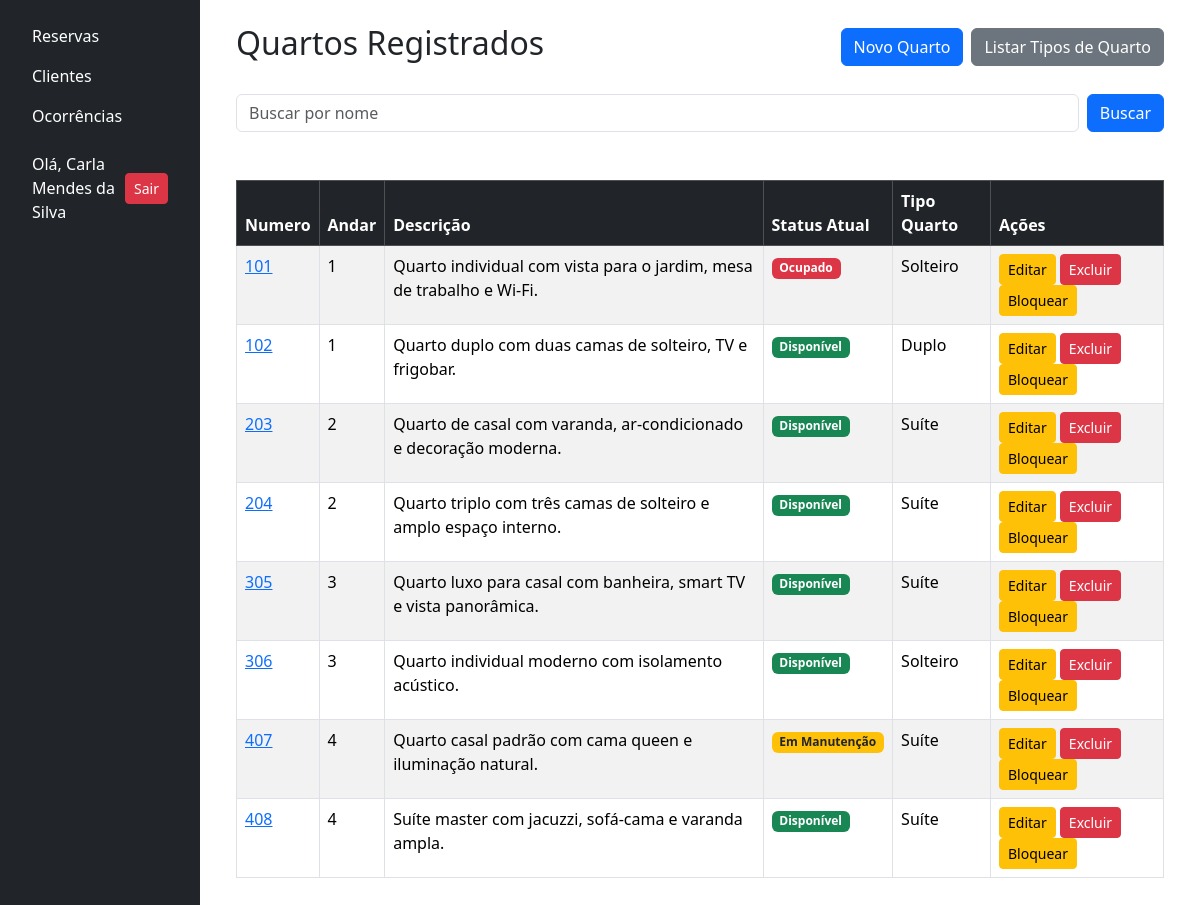
The app's page /quartos/ (signed in) with its own data.
### quartos/models.py (models this page shows, shortened)
class Quarto(models.Model):
    numero = models.IntegerField(
        unique=True,
        verbose_name="Número do Quarto"
    )
    andar = models.IntegerField(
        verbose_name="Andar do Quarto"
    )
    descricao = models.TextField(
        blank=True,
        null=True,
        verbose_name="Descrição do Quarto"
    )
    status = models.CharField(
        choices=QUARTO_STATUS_CHOICES,
        max_length=25,
        blank=False,
        verbose_name="Status Atual"
    )
    tipo = models.ForeignKey(
        TipoQuarto,
        on_delete=models.RESTRICT,
        verbose_name="Tipo de Quarto"
    )
    foto = StdImageField(
        upload_to='fotos/quartos',
        variations={'thumb': (150, 150), 'medium': (
            300, 300), 'large': (600, 400)},
        blank=True,
        null=True
    )

class TipoQuarto(models.Model):
    nome = models.CharField(max_length=100, unique=True, blank=False)
    descricao = models.TextField(max_length=400, blank=True, null=True)
    capacidade = models.IntegerField(verbose_name="Capacidade", blank=False)
    def __str__(self):
        return f"{self.nome}"

### quartos/views.py (the view)
# urls.py: path("quartos/", include("quartos.urls")),
@login_required
def quartos(request):
    query = request.GET.get('busca', '')
    if query:
        quartos = Quarto.objects.filter(numero__icontains=query)
    else:
        quartos = Quarto.objects.all()
    dados = {
        'quartos': quartos,
        'query': query,
    }
    return render(request, 'quartos/index.html', dados)

### quartos/templates/quartos/index.html
{% extends 'base.html' %}
{% block content %}
<div class="container">
  <div class="d-flex justify-content-between align-items-center mb-4">
    <h2>Quartos Registrados</h2>
    <div class="d-grid gap-2 d-md-flex justify-content-md-start">
      <a href="{% url 'cadastrar_quarto' %}" class="btn btn-primary">Novo Quarto</a>
      <a href="{% url 'tipos_quarto'%}" class="btn btn-secondary">Listar Tipos de Quarto</a>
    </div>
  </div>
  {% include 'partials/_busca.html' with placeholder_text="Buscar por nome" %}
  <div class="table-responsive mt-4">
    <table class="table table-striped table-bordered mt-4">
      <thead class="table-dark">
        <tr>
          <th>
            <a href="{% url 'ordenar_quarto' 'numero' %}?busca={{query}}"
              class="text-white text-decoration-none">Numero</a>
          </th>
          <th>
            <a href="{% url 'ordenar_quarto' 'andar' %}?busca={{query}}"
              class="text-white text-decoration-none">Andar</a>
          </th>
          <th>
            <a href="{% url 'ordenar_quarto' 'descricao' %}?busca={{query}}"
              class="text-white text-decoration-none">Descrição</a>
          </th>
          <th>
            <a href="{% url 'ordenar_quarto' 'status' %}?busca={{query}}" class="text-white text-decoration-none">Status
              Atual</a>
          </th>
          <th>
            <a href="{% url 'ordenar_quarto' 'tipo' %}?busca={{query}}" class="text-white text-decoration-none">Tipo
              Quarto</a>
          </th>
          <th>Ações</th>
        </tr>
      </thead>
      <tbody>
        {% for quarto in quartos %}
        <tr>
          <td><a href="{% url 'detalhes_quarto' quarto.id %}">{{ quarto.numero }}</a></td>
          <td>{{ quarto.andar }}</td>
          <td>{{ quarto.descricao }}</td>
          <td>
           {% include 'quartos/partials/_quarto_status.html' %}
          </td>
          <td>{{ quarto.tipo }}</td>
          <td>
            <a href="{% url 'editar_quarto' quarto.id  %}" class="btn btn-sm btn-warning">Editar</a>
            <a href="{% url 'excluir_quarto' quarto.id  %}" class="btn btn-sm btn-danger">Excluir</a>
            {% if quarto.status != 'indisponivel' %}
              <a href="{% url 'bloquear_quarto' quarto.id %}" class="btn btn-warning btn-sm">Bloquear</a>
            {% elif quarto.status == 'indisponivel' %}
              <a href="{% url 'desbloquear_quarto' quarto.id %}" class="btn btn-success btn-sm">Desbloquear</a>
            {% endif %}
          </td>
        </tr>
        {% empty %}
        <tr>
          <td colspan="7" class="text-center">Nenhum Quarto encontrado.</td>
        </tr>
        {% endfor %}
      </tbody>
    </table>
  </div>
</div>
{% endblock %}

### templates/partials/_menu_itens.html (shortened to what this page needs)
<ul class="nav nav-pills flex-column mb-auto">
    <li>
        <a href="{% url 'reservas:reservas' %}"
           class="nav-link text-white {% if request.resolver_match.app_name == 'reservas' %}active bg-secondary{% endif %}">
            Reservas
        </a>
    </li>
    <li>
        <a href="{% url 'clientes' %}"
           class="nav-link text-white {% if '/clientes/' in request.path %}active bg-secondary{% endif %}">
            Clientes
        </a>
    </li>
    <li>
        <a href="{% url 'lista_ocorrencias' %}" class="nav-link text-white {% if '/ocorrencias/' in request.path %}active bg-secondary{% endif %}">
            Ocorrências
        </a>
    </li>
     {% if user.is_authenticated %}
        <li class="mt-3">
            <div class="d-flex align-items-center gap-2 px-3 text-white">
                <span>Olá, {{ user.first_name }}</span>
                <a href="{% url 'logout' %}" class="btn btn-danger btn-sm ms-auto">Sair</a>
                </div>
        </li>
    {% endif %}
</ul>

### quartos/templates/quartos/partials/_quarto_status.html
{% if quarto.status == "disponivel" %}
  <span class="badge bg-success">Disponível</span>
{% elif quarto.status == "reservado" %}
  <span class="badge bg-info text-dark">Reservado</span>
{% elif quarto.status == "ocupado" %}
  <span class="badge bg-danger">Ocupado</span>
{% elif quarto.status == "manutencao" %}
  <span class="badge bg-warning text-dark">Em Manutenção</span>
{% elif quarto.status == "indisponivel" %}
  <span class="badge bg-warning text-dark">Indisponível</span>
{% endif %}

### templates/base.html (style rules this page uses)
html, body { height: 100%; margin: 0; }

### records on screen
Quarto: numero "101", andar "1", descricao "Quarto individual com vista para o jardim, mesa de trabalho e Wi-Fi.", status "Ocupado", tipo "Solteiro"
Quarto: numero "102", andar "1", descricao "Quarto duplo com duas camas de solteiro, TV e frigobar.", status "Disponível", tipo "Duplo"
Quarto: numero "203", andar "2", descricao "Quarto de casal com varanda, ar-condicionado e decoração moderna.", status "Disponível", tipo "Suíte"
Quarto: numero "204", andar "2", descricao "Quarto triplo com três camas de solteiro e amplo espaço interno.", status "Disponível", tipo "Suíte"
Quarto: numero "305", andar "3", descricao "Quarto luxo para casal com banheira, smart TV e vista panorâmica.", status "Disponível", tipo "Suíte"
Quarto: numero "306", andar "3", descricao "Quarto individual moderno com isolamento acústico.", status "Disponível", tipo "Solteiro"
Quarto: numero "407", andar "4", descricao "Quarto casal padrão com cama queen e iluminação natural.", status "Em Manutenção", tipo "Suíte"
Quarto: numero "408", andar "4", descricao "Suíte master com jacuzzi, sofá-cama e varanda ampla.", status "Disponível", tipo "Suíte"

### other values on screen
{{ user.first_name }} "Carla Mendes da Silva"
